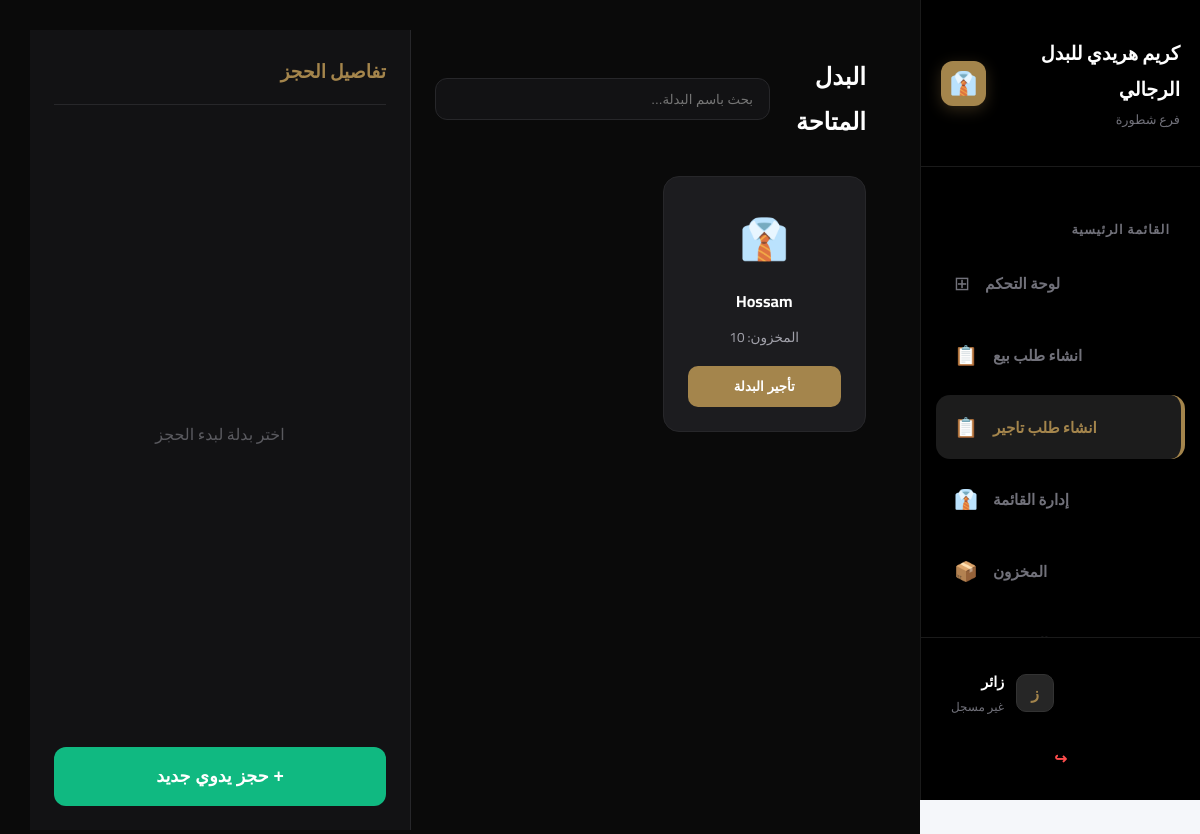
Before: /pos/rental/ with the older database file.
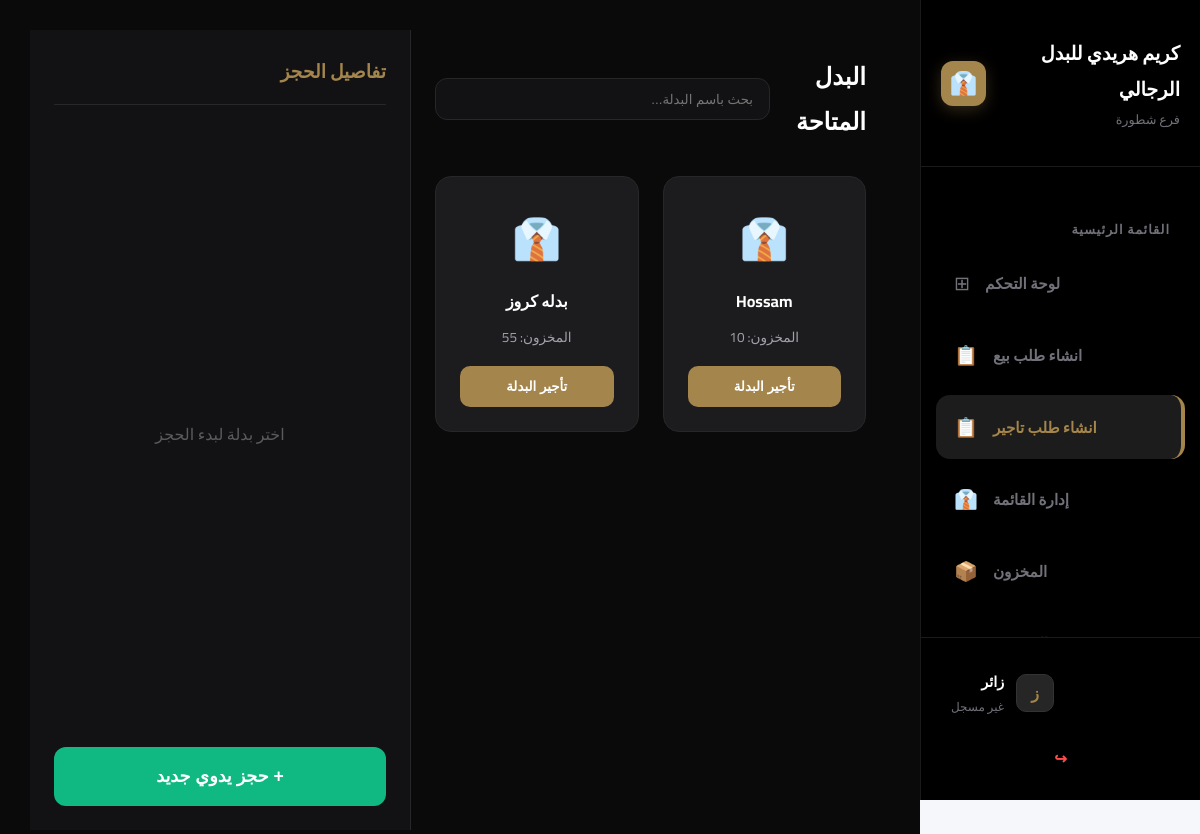
After: the same page with the newer database file.
### pos/models.py (models this page shows, shortened)
class InventoryItem(models.Model):
    name = models.CharField(max_length=200, verbose_name="اسم الصنف")
    category = models.ForeignKey(IngredientCategory, on_delete=models.CASCADE, related_name='items', verbose_name="الفئة")
    size = models.ForeignKey(Size_choices, on_delete=models.CASCADE, verbose_name="الحجم")
    color = models.ForeignKey(Colors_choices, on_delete=models.CASCADE, verbose_name="اللون")
    quantity = models.PositiveIntegerField(verbose_name="الكمية الحالية")
    min_limit = models.PositiveIntegerField(verbose_name="حد الطلب (الحد الأدنى)")
    unit = models.ForeignKey(Unit_choices, on_delete=models.CASCADE, verbose_name="الوحدة")
    unit_cost = models.DecimalField(max_digits=10, decimal_places=2, verbose_name="سعر الوحدة")
    supply_cost = models.DecimalField(max_digits=10, decimal_places=2, verbose_name="تكلفة التوريد")
    profit = models.DecimalField(max_digits=10, decimal_places=2, verbose_name="الربح المتوقع")
    updated_at = models.DateTimeField(auto_now=True, verbose_name="آخر تحديث")
    Supplier = models.ForeignKey(Supplier, on_delete=models.CASCADE, verbose_name="المورد")
    is_rental = models.BooleanField(default=False, verbose_name="هل الصنف للإيجار؟")
    rental_code = models.CharField(
        max_length=20,
        unique=True,
        null=True,
        blank=True,
        editable=False,
        verbose_name="كود الصنف"
    )
    total_rentals = models.PositiveIntegerField(default=0, verbose_name="إجمالي مرات الإيجار")
    total_profit = models.DecimalField(max_digits=10, decimal_places=2, verbose_name="إجمالي الربح من الإيجار", default=0)

### pos/views.py (the view)
# urls.py: path('rental/', views.pos_rental_page, name='pos_rental_page'),
def pos_rental_page(request):
    products = InventoryItem.objects.filter(is_rental=True, quantity__gt=0)
    customers = Customer.objects.all().order_by('-id') # ترتيب الأحدث أولاً
    return render(request, 'pos/rental_pos.html', {
        'products': products,
        'customers': customers
    })

### accounts/context_processors.py (called while the page is built)
def notifications_processor(request):
    if request.user.is_authenticated:
        notifications = Notification.objects.filter(user=request.user, is_deleted=False).order_by('-created_at')[:10]
    else:
        notifications = []
    return {'notifications': notifications}

### templates/pos/rental_pos.html (shortened to what this page needs)
{% extends 'base.html' %}
{% load static %}
{% block extra_css %}
<link rel="stylesheet" href="{% static 'css/pos_rental.css' %}">
{% endblock %}
{% block content %}
<div class="pos-wrapper">
    <section class="products-section">
        <header class="pos-top-bar">
            <h2> البدل المتاحة</h2>
            <input type="text" id="posSearch" placeholder="بحث باسم البدلة..." onkeyup="filterItems()">
        </header>
        <div class="products-layout" id="productsGrid">
            {% for product in products %}
                <div class="product-item" data-name="{{ product.name|lower }}">
                    <div class="product-icon">👔</div>
                    <div class="product-title">{{ product.name }}</div>
                    <div class="product-qty">المخزون: {{ product.quantity }}</div>
                    <button class="btn-rent-action" onclick="openModal({{ product.id }})">تأجير البدلة</button>
                </div>
            {% empty %}
                <div class="cart-empty-state" style="grid-column: 1/-1;">لا توجد أصناف متاحة</div>
            {% endfor %}
        </div>
    </section>
    <aside class="cart-sidebar">
        <div class="cart-header">
            <h3>تفاصيل الحجز</h3>
        </div>
        <div class="cart-empty-state">
            <p>اختر بدلة لبدء الحجز</p>
        </div>
        <button class="check-btn" onclick="openModal()">+ حجز يدوي جديد</button>
    </aside>
</div>
{% endblock %}

### templates/base.html (shortened to what this page needs)
{% load static %}
<!DOCTYPE html>
<html lang="ar" dir="rtl">
<head>
    <link rel="stylesheet" href="{% static 'css/base.css' %}">
    <link rel="stylesheet" href="{% static 'css/sidebar.css' %}">
    {% block extra_css %}{% endblock %}
</head>
<body>
    {% include 'includes/sidebar.html' %}
    <main>
        <div class="main-content">
            {% block content %}{% endblock %}
        </div>
    </main>
</body>
</html>

### templates/includes/sidebar.html (shortened to what this page needs)
<aside class="sidebar">
    <div class="sidebar-header">
        <div class="brand-info">
            <h2 class="store-name">كريم هريدي للبدل الرجالي</h2>
            <p class="store-branch">فرع شطورة</p>
        </div>
        <div class="brand-logo">
            <div class="logo-circle">👔</div> </div>
    </div>
    <nav class="sidebar-menu">
        <div class="menu-section">
            <h3 class="menu-title">القائمة الرئيسية</h3>
            <ul class="menu-items">
                <li>
                    <a href="{% url 'dashboard' %}" class="{% if request.path == '/' %}active{% endif %}">
                        <span class="icon">⊞</span>
                        <span class="text">لوحة التحكم</span>
                    </a>
                </li>
                <li>
                    <a href="{% url 'pos_page' %}" class="{% if request.resolver_match.url_name == 'pos_page' %}active{% endif %}">
                        <span class="icon">📋</span>
                        <span class="text">انشاء طلب بيع</span>
                    </a>
                </li>
                <li>
                    <a href="{% url 'pos_rental_page' %}" class="{% if request.resolver_match.url_name == 'pos_rental_page' %}active{% endif %}">
                        <span class="icon">📋</span>
                        <span class="text">انشاء طلب تاجير</span>
                    </a>
                </li>
                <li>
                    <a href="{% url 'menu_management' %}" class="{% if request.resolver_match.url_name == 'menu_management' %}active{% endif %}">
                        <span class="icon">👔</span>
                        <span class="text">إدارة القائمة</span>
                    </a>
                </li>
                <li>
                    <a href="{% url 'inventory_management' %}" class="{% if request.resolver_match.url_name == 'inventory_management' %}active{% endif %}">
                        <span class="icon">📦</span>
                        <span class="text">المخزون</span>
                    </a>
                </li>
                <li>
                    <a href="{% url 'supplies_management' %}" class="{% if request.resolver_match.url_name == 'supplies_management' %}active{% endif %}">
                        <span class="icon">🚛</span>
                        <span class="text">الموردين</span>
                    </a>
                </li>
            </ul>
        </div>
    </nav>
    <div class="user-section">
        <div class="user-info-wrapper">
            <div class="user-avatar">
                {% if user.is_authenticated %}
                    <span class="avatar-letter">{{ user.first_name|first|upper }}</span>
                {% else %}
                    <span class="avatar-letter">ز</span>
                {% endif %}
            </div>
            <div class="user-details">
                <h4 class="user-name">
                    {% if user.is_authenticated %}
                        {{ user.get_full_name|default:user.username }}
                    {% else %}
                        زائر
                    {% endif %}
                </h4>
                <p class="user-role">
                    {% if user.is_authenticated %}
                        {% if user.is_superuser %}مدير نظام{% else %}كاشير{% endif %}
                    {% else %}
                        غير مسجل
                    {% endif %}
                </p>
            </div>
        </div>
        <form method="post" action="{% url 'logout' %}">
            <button type="submit" class="logout-btn" title="تسجيل الخروج">
                <span class="logout-icon">↪</span>
            </button>
        </form>
    </div>
</aside>

### static/css/base.css (style rules this page uses)
.main-content { background-color: #0a0a0a; padding: 30px; min-height: calc(100vh - 40px); color: #ffffff; }

### static/css/sidebar.css (style rules this page uses)
:root { --accent-gold: #a4854c; --surface-dark: #111111; --bg-active: #1c1c1c; --text-gold: #bc9c65; --text-white: #ffffff; --text-dim: #71717a; --sidebar-width: 280px; }
.sidebar { width: var(--sidebar-width); height: 100vh; background: #000000; display: flex; flex-direction: column; border-left: 1px solid #1a1a1a; position: fixed; right: 0; top: 0; font-family: 'Cairo', sans-serif; z-index: 1000; }
.sidebar-header { padding: 35px 20px; display: flex; justify-content: flex-end; align-items: center; gap: 15px; border-bottom: 1px solid #1a1a1a; }
.store-name { font-size: 1.2rem; font-weight: 800; margin: 0; color: var(--text-white); }
.store-branch { font-size: 0.8rem; margin: 0; color: var(--text-dim); }
.logo-circle { width: 45px; height: 45px; background: var(--accent-gold); border-radius: 12px; display: flex; align-items: center; justify-content: center; font-size: 1.4rem; color: white; box-shadow: 0 4px 15px rgba(164, 133, 76, 0.3); }
.sidebar-menu { flex-grow: 1; padding: 25px 15px; overflow-y: auto; }
.menu-title { font-size: 0.8rem; color: var(--text-dim); margin: 25px 15px 10px 0; font-weight: 700; text-transform: uppercase; letter-spacing: 1px; }
.menu-items { list-style: none; padding: 0; margin: 0; }
.menu-items li a { display: flex; align-items: center; justify-content: flex-end; padding: 14px 18px; text-decoration: none; color: var(--text-dim); border-radius: 14px; margin-bottom: 8px; transition: all 0.3s cubic-bezier(0.4, 0, 0.2, 1); position: relative; }
.menu-items li a.active { background-color: var(--bg-active); color: var(--accent-gold); border-right: 4px solid var(--accent-gold); }
.menu-items li a .icon { order: 2; margin-left: 0; margin-right: 15px; font-size: 1.2rem; }
.menu-items li a .text { order: 1; font-weight: 600; font-size: 0.95rem; }
.user-section { padding: 20px; border-top: 1px solid #1a1a1a; display: flex; flex-direction: column; gap: 10px; }
.user-info-wrapper { display: flex; align-items: center; justify-content: flex-end; gap: 12px; padding: 10px; }
.user-avatar { width: 38px; height: 38px; background: #262626; border: 1px solid #333; border-radius: 10px; display: flex; align-items: center; justify-content: center; color: var(--accent-gold); font-weight: bold; }
.user-name { font-size: 0.9rem; margin: 0; color: var(--text-white); font-weight: 700; }
.user-role { font-size: 0.75rem; margin: 0; color: var(--text-dim); }
.logout-btn { display: flex; align-items: center; justify-content: center; gap: 8px; background: none; border: none; color: #ff4d4d; font-size: 0.95rem; font-weight: 700; cursor: pointer; padding: 12px; width: 100%; transition: 0.2s; }

### templates/base.html (style rules this page uses)
* { margin: 0; padding: 0; box-sizing: border-box; }
body { font-family: 'Cairo', sans-serif; background-color: #f5f7fa; margin: 0; padding-right: 280px; min-height: 100vh; }

Changed rows visible on the page:
added InventoryItem: name "بدله كروز", quantity "55"
